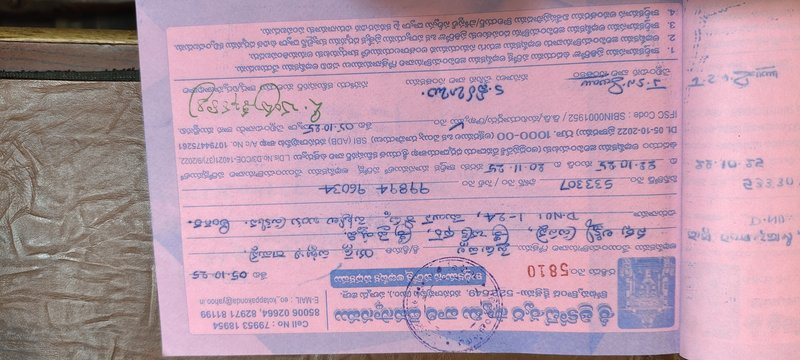
#> input picture evals/crops/sample_img10_thumb.jpg, 800 x 360 px, found by its file name; its folder holds 4 pictures in this run
$ python rot_variants.py
#> lines starting #> are read from the running program, lines starting #| are printed output that depends on the picture
from PIL import Image

for name in ['sample_img10', 'sample_img11']:
    im = Image.open(f'evals/crops/{name}_thumb.jpg')
#> im is the input picture: PIL image 800x360 RGB; mean R, G, B 184.2, 152.7, 169.9
    # Let's verify whether rotating 90 CW or 270 CW gives the right-side-up orientation
    # Let's save both and inspect
    im.rotate(270, expand=True).save(f'evals/crops/{name}_rot_cw.jpg')
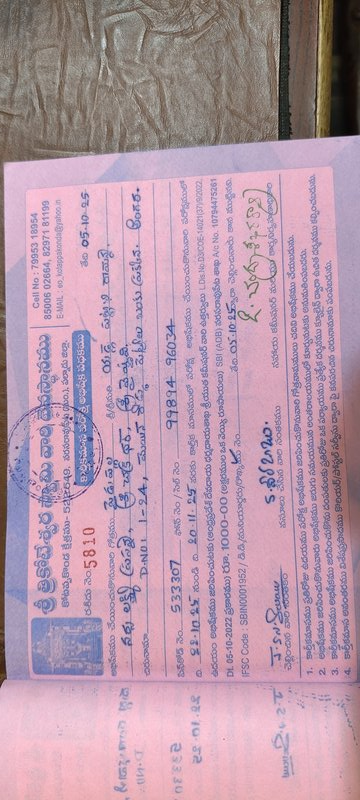
#> saved as sample_img10_rot_cw.jpg: PIL image 360x800 RGB; mean R, G, B 184.2, 152.7, 169.9
    im.rotate(90, expand=True).save(f'evals/crops/{name}_rot_ccw.jpg')
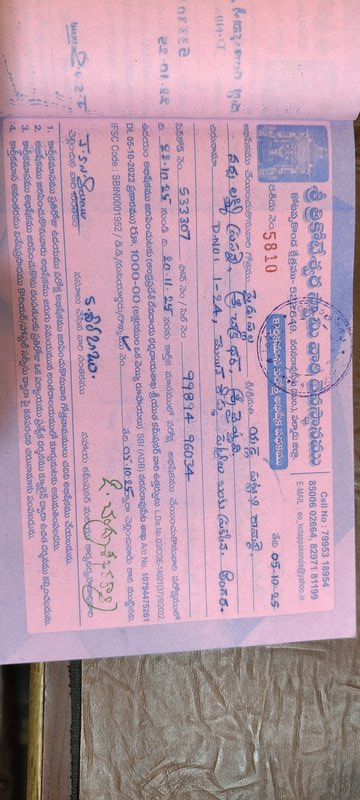
#> saved as sample_img10_rot_ccw.jpg: PIL image 360x800 RGB; mean R, G, B 184.2, 152.7, 169.9
#> pass 2 of the loop `for name in ['sample_img10', 'sample_img11']:`:
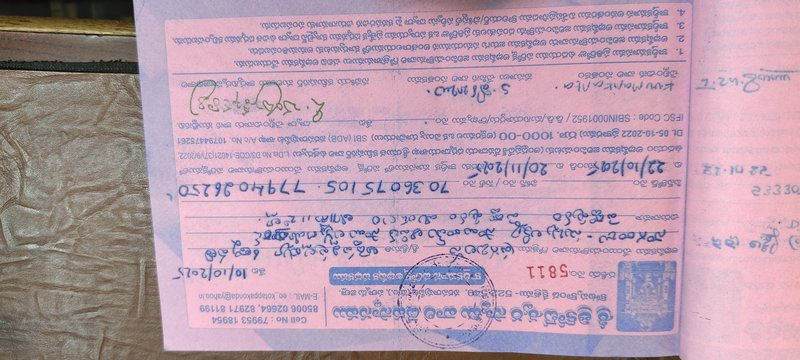
#> input picture evals/crops/sample_img11_thumb.jpg, 800 x 360 px, found by its file name
#> im is the input picture: PIL image 800x360 RGB; mean R, G, B 185.4, 156.9, 172.2
#> `im.rotate(270, expand=True).save(f'evals/crops/{name}_rot_cw.jpg')`:
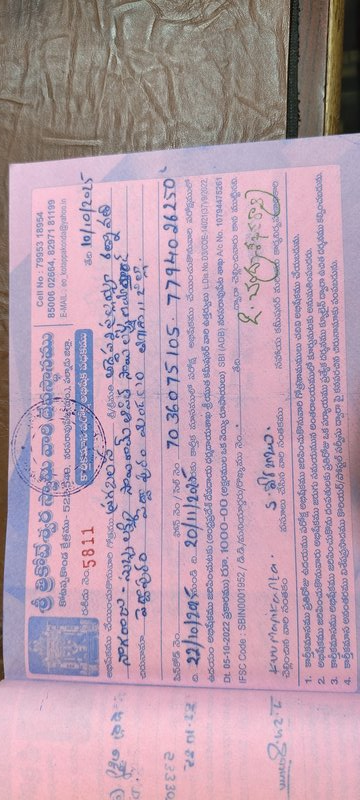
#> saved as sample_img11_rot_cw.jpg: PIL image 360x800 RGB; mean R, G, B 185.4, 156.9, 172.2
#> `im.rotate(90, expand=True).save(f'evals/crops/{name}_rot_ccw.jpg')`:
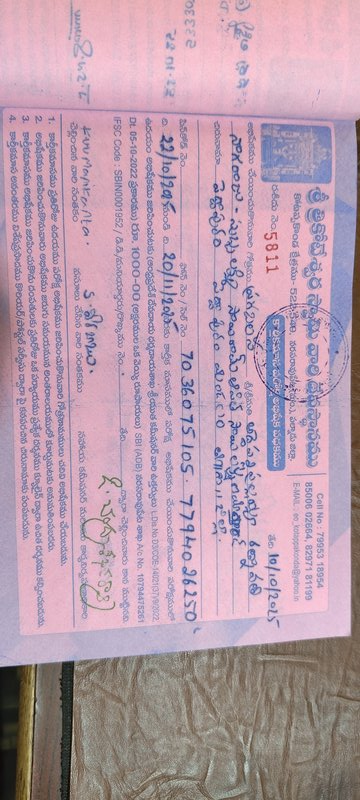
#> saved as sample_img11_rot_ccw.jpg: PIL image 360x800 RGB; mean R, G, B 185.4, 156.9, 172.2
print("Saved rot variants")
